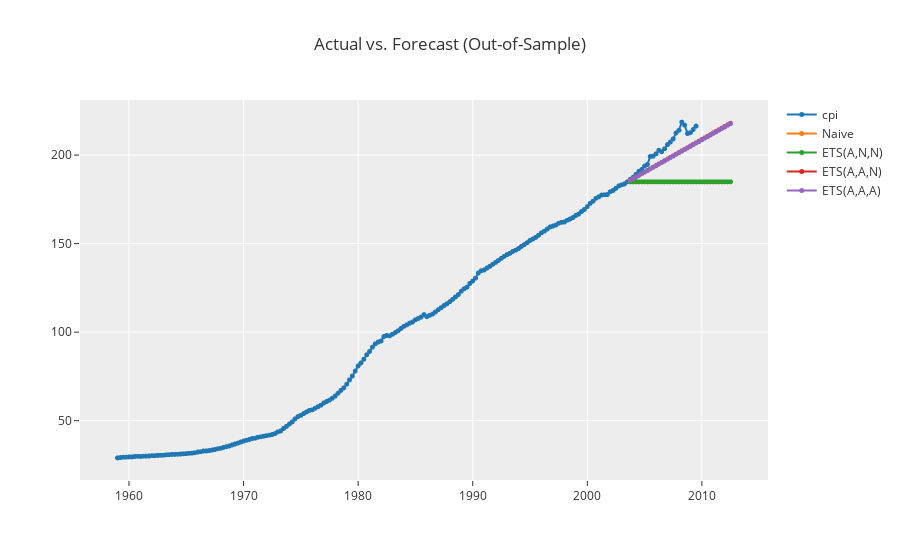

Notebook code cell kept with this figure:
### Markdown cell above
### #3.

### Code cell
exp.plot_model([naive, ets_ANN, ets_AAN, ets_AAA], plot='forecast', data_kwargs={'labels':["Naive", "ETS(A,N,N)", "ETS(A,A,N)", "ETS(A,A,A)"], 'fh':36})

### Figure 1 — Plotly figure (JSON) as saved in the notebook; plotly's stock layout.template omitted (floating-point values rounded to 4 significant figures; data arrays with more than 128 entries replaced by an {"elided": "..."} marker saying what was removed)
{"data": [{"line": {"color": "rgb(31, 119, 180)", "width": 2}, "marker": {"color": "rgb(31, 119, 180)", "size": 5}, "mode": "lines+markers", "name": "cpi", "type": "scattergl", "x": {"elided": "215 str values"}, "xaxis": "x", "y": {"elided": "215 float values"}, "yaxis": "y"}, {"line": {"color": "rgb(255, 127, 14)", "width": 2}, "marker": {"color": "rgb(255, 127, 14)", "size": 5}, "mode": "lines+markers", "name": "Naive", "type": "scattergl", "x": {"elided": "215 str values"}, "xaxis": "x", "y": {"elided": "215 float values"}, "yaxis": "y"}, {"line": {"color": "rgb(44, 160, 44)", "width": 2}, "marker": {"color": "rgb(44, 160, 44)", "size": 5}, "mode": "lines+markers", "name": "ETS(A,N,N)", "type": "scattergl", "x": {"elided": "215 str values"}, "xaxis": "x", "y": {"elided": "215 float values"}, "yaxis": "y"}, {"line": {"color": "rgb(214, 39, 40)", "width": 2}, "marker": {"color": "rgb(214, 39, 40)", "size": 5}, "mode": "lines+markers", "name": "ETS(A,A,N)", "type": "scattergl", "x": {"elided": "215 str values"}, "xaxis": "x", "y": {"elided": "215 float values"}, "yaxis": "y"}, {"line": {"color": "rgb(148, 103, 189)", "width": 2}, "marker": {"color": "rgb(148, 103, 189)", "size": 5}, "mode": "lines+markers", "name": "ETS(A,A,A)", "type": "scattergl", "x": {"elided": "215 str values"}, "xaxis": "x", "y": {"elided": "215 float values"}, "yaxis": "y"}], "layout": {"showlegend": true, "title": {"text": "Actual vs. Forecast (Out-of-Sample)"}, "xaxis": {"anchor": "y", "domain": [0, 1]}, "yaxis": {"anchor": "x", "domain": [0, 1]}}}
